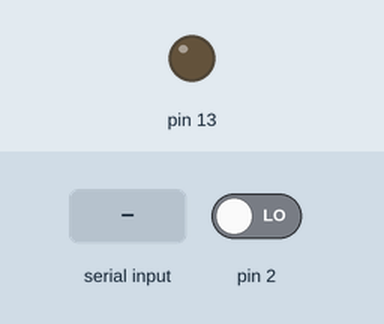
Bench run of a sketch on a simulated Arduino Uno, built with avr-gcc and run on an emulated ATmega328P. On the bench: output pins drawn as LEDs (lit = HIGH). Inputs (shaded band) come from the test bench; at power-on: pin 2 LOW.

Above: at 1.2 s.
1.3 s: "1" received over the second serial link
At 1.7 s:
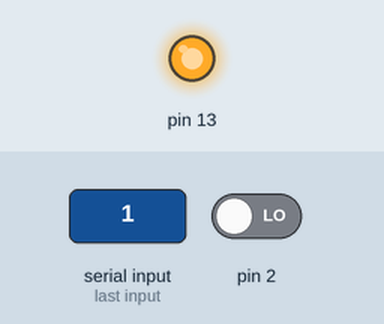
2.8 s: "2" received over the second serial link
At 4.0 s:
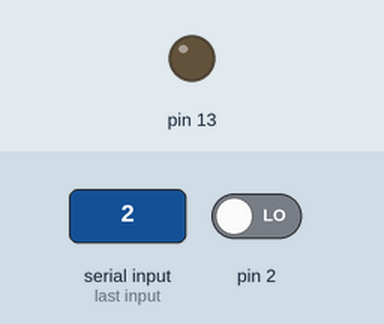
Timing chart, 0 to 5.8 s (numbered marks = the images above; inputs shaded):
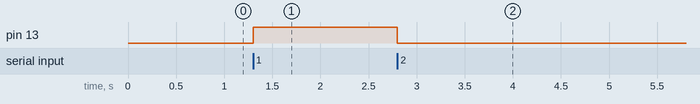

The sketch:

BT_Master_Slave_SoftwareSerial.ino
```cpp
#include <SoftwareSerial.h>
SoftwareSerial BTSerial(10, 11);
bool _ABVAR_1_state= false ;
char _ABVAR_2_cmd = ' ' ;

void setup()
{
  pinMode( 2 , INPUT);
  Serial.begin(9600);
  pinMode( 13 , OUTPUT);
  BTSerial.begin(38400);
}

void loop()
{
  if (( ( digitalRead(2) ) == ( HIGH ) ))
  {
    _ABVAR_1_state = !( _ABVAR_1_state ) ;
    if (( ( _ABVAR_1_state ) == ( HIGH ) ))
    {
      BTSerial.write('1');
    }
    else
    {
      BTSerial.write('2');
    }
    delay( 500 );
  }
  _ABVAR_2_cmd = BTSerial.read();
  if (( ( _ABVAR_2_cmd ) == ('1') ))
  {
    digitalWrite( 13 , HIGH );
  }
  if (( ( _ABVAR_2_cmd ) == ('2') ))
  {
    digitalWrite( 13 , LOW );
  }
}
```

Measured:
- after the input at 1.3 s, pin 13: LOW → HIGH at once
- after the input at 2.8 s, pin 13: HIGH → LOW at once
